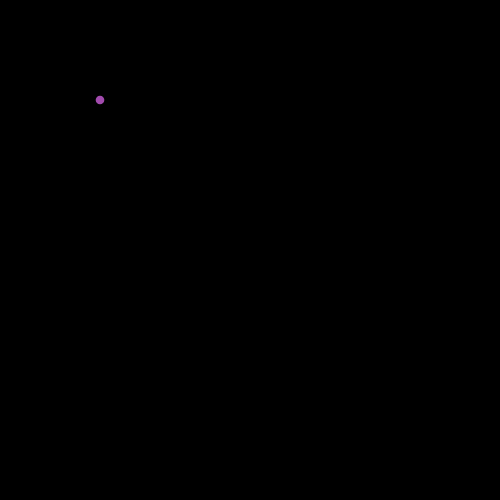
Frame 1 (no input)
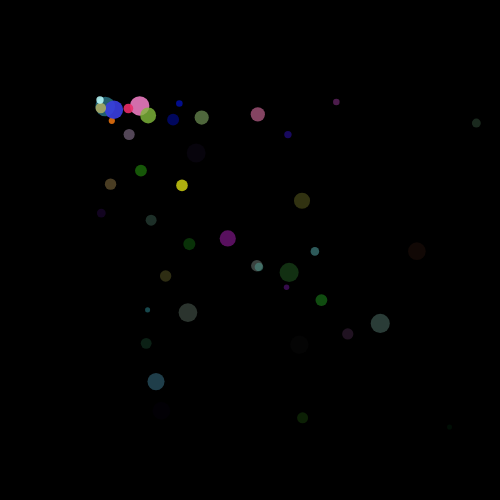
Frame 60 (no input)
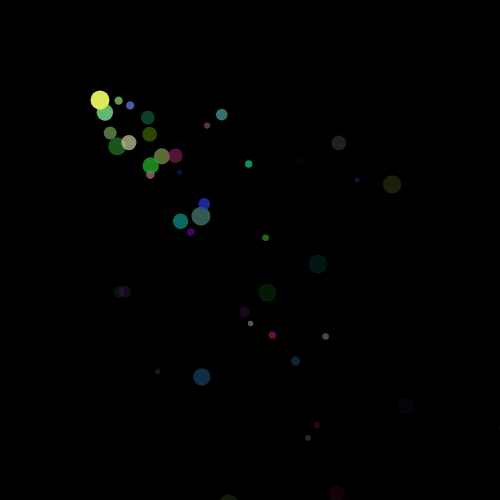
Frame 120 (the mouse pressed at the canvas centre since frame 60)

The p5.js sketch that drew these frames (run headless with seeded random() and noise() and a simulated clock; from frame 60 on, the mouse is pressed at the canvas centre):

// p5.js sketch
// ── sketch.js
let cars = [];

function setup() {
  createCanvas(500, 500);

  //  for (let i = 0; i < 20; i++) {
  //  cars.push(new Car());

  //}

  noStroke();
}

function draw() {
  background("black");
  cars.push(new Car());



  for (let i = 0; i < cars.length; i++) {
    cars[i].display();
    cars[i].move();
    if (cars[i].a <= 0) {
      cars.splice(i, 1);
    }
  }
}

class Car {

  constructor() {
    // attributes
    this.pos = createVector(100, 100);
    this.vel = createVector(random(10), random(10));
    this.r = random(255);
    this.g = random(255);
    this.b = random(255);
    this.a = random(200, 255);
    this.s = random(5, 20);



  }

  // methods
  display() {
    fill(this.r, this.g, this.b, this.a);
    ellipse(this.pos.x, this.pos.y, this.s);
  }
  move() {
    this.pos.add(this.vel);
    this.a = this.a - 5;
    //if (this.pos.x > width) this.pos.x = 0;
    //if (this.pos.x < 0) this.pos.x = width;
    //if (this.pos.y > height) this.pos.y = 0;
    //if (this.pos.y < 0) this.pos.y = height;

  }

}
